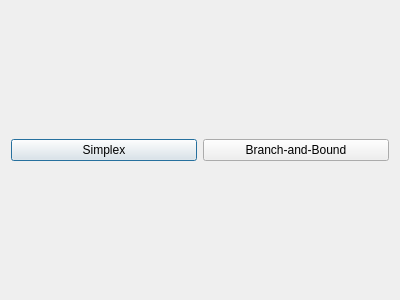
<?xml version="1.0" encoding="UTF-8"?>
<ui version="4.0">
 <class>MethodsDialog</class>
 <widget class="QDialog" name="MethodsDialog">
  <property name="geometry">
   <rect>
    <x>0</x>
    <y>0</y>
    <width>400</width>
    <height>300</height>
   </rect>
  </property>
  <property name="windowTitle">
   <string>Dialog</string>
  </property>
  <layout class="QGridLayout" name="gridLayout">
   <item row="0" column="0">
    <widget class="QPushButton" name="SimplexButton">
     <property name="text">
      <string>Simplex</string>
     </property>
    </widget>
   </item>
   <item row="0" column="1">
    <widget class="QPushButton" name="BnBButton">
     <property name="text">
      <string>Branch-and-Bound</string>
     </property>
    </widget>
   </item>
  </layout>
 </widget>
 <resources/>
 <connections/>
</ui>
